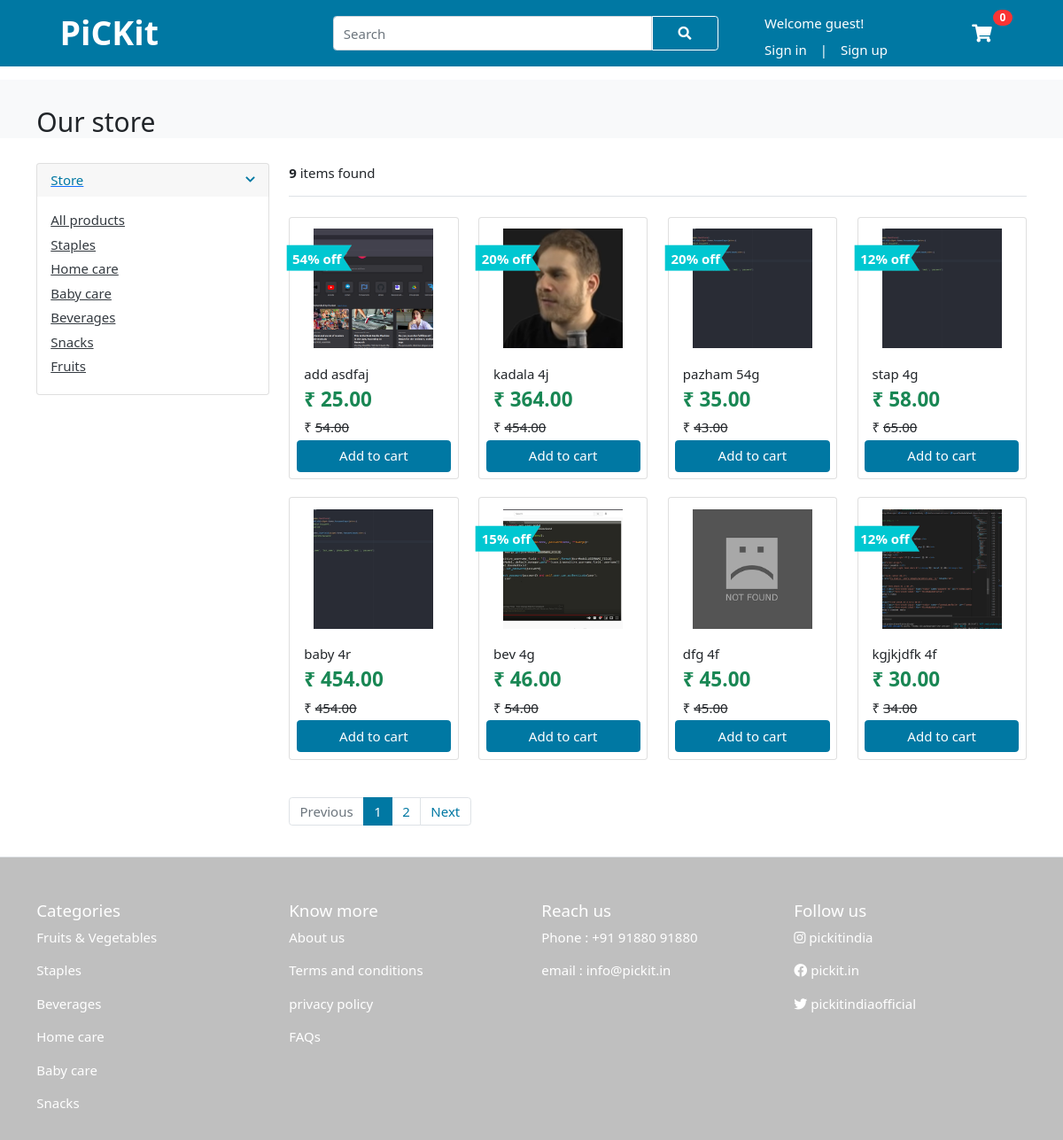
The page /store/ on the database as committed earlier.
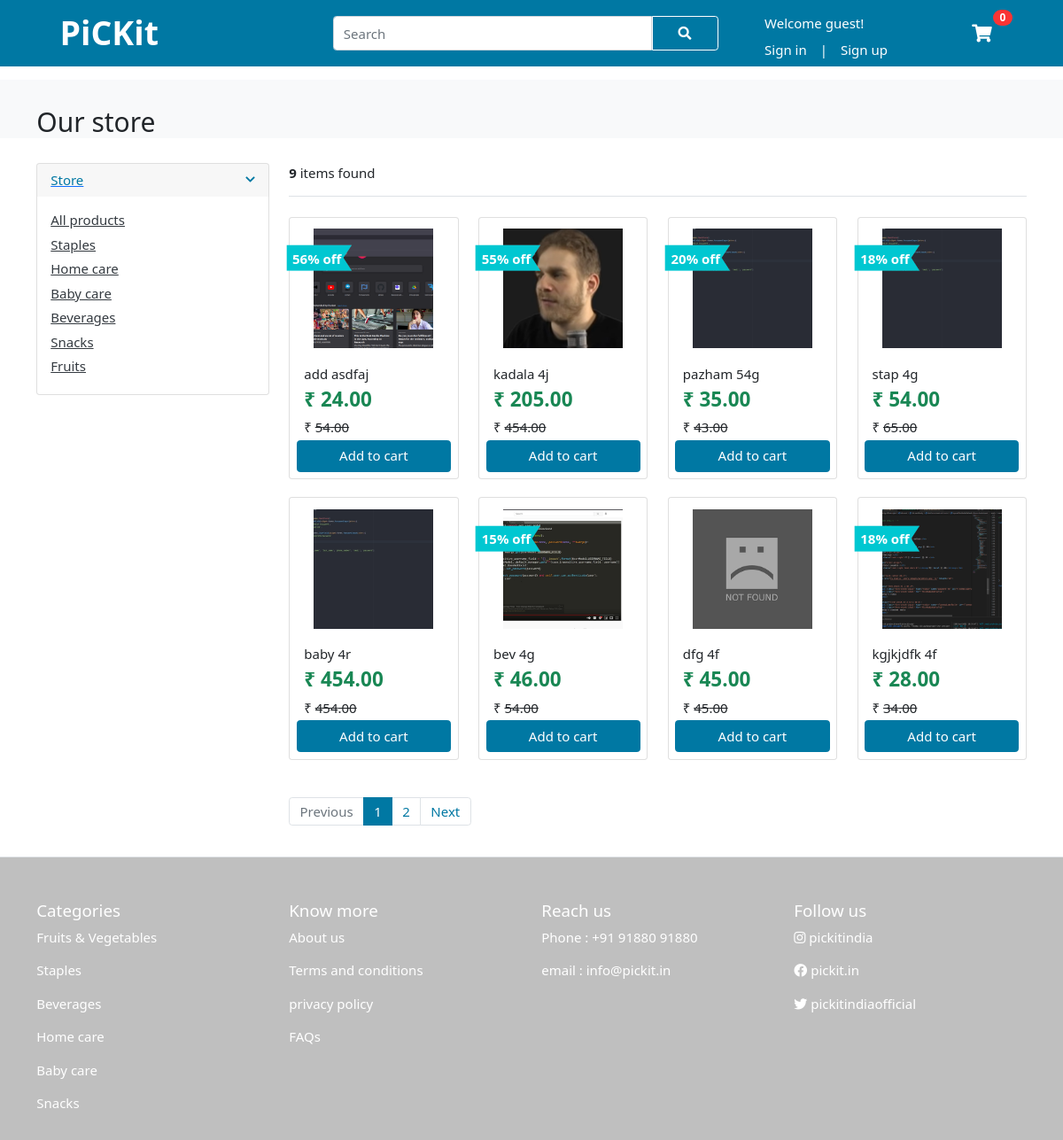
The same page on the database as committed later.
### vendor/models.py (models this page shows, shortened)
class Product(models.Model):
    product_name    = models.CharField(max_length=100, unique=True)
    mrp             = models.IntegerField()
    offer           = models.IntegerField(default=0)
    quantity        = models.CharField(max_length=10)
    description     = models.TextField(blank=True)
    brand           = models.ForeignKey(Brand, on_delete=models.CASCADE)
    category        = models.ForeignKey(Category, on_delete=models.CASCADE)
    image_1         = models.ImageField(upload_to = 'photos/products/primary')
    image_2         = models.ImageField(upload_to = 'photos/products/secondary')
    image_3         = models.ImageField(upload_to = 'photos/products/secondary', blank = True)
    image_4         = models.ImageField(upload_to = 'photos/products/secondary', blank = True)
    added_at        = models.DateTimeField(auto_now_add=True)
    modified_at     = models.DateTimeField(auto_now=True)
    def selling_price(self):
        if (self.category.cat_offer > self.offer):
            selling_price = self.mrp * (1-(int(self.category.cat_offer)/100))
        else:
            selling_price = self.mrp * (1-(int(self.offer)/100))
        return ceil(selling_price)

class Category(models.Model):
    category_name   = models.CharField(max_length=50,unique=True)
    cat_image       = models.ImageField(upload_to = 'photos/categories')
    cat_offer       = models.IntegerField(default=0)
    time_added      = models.DateTimeField(auto_now_add=True)

### user/views.py (the view)
# urls.py: path('store/',views.store,name='store'),
def store(request):
    categories = Category.objects.all()
    products = Product.objects.all()
    product_count = products.count()
    paginator = Paginator(products,8)
    page = request.GET.get('page')
    paged_products = paginator.get_page(page)
    context = {'products':paged_products, 'product_count':product_count,'categories':categories}
    return render(request,'user/store.html',context)

### user/context_processors.py (called while the page is built)
def menu_links(request):
    links = Category.objects.all()
    return dict(links=links)

def counter(request):
    cart_count = 0
    if 'admin' in request.path:
        return {}
    else:
        try:
            cart = Cart.objects.filter(cart_id = _cart_id(request))
            if request.user.is_authenticated:
                cart_items = CartItem.objects.all().filter(user= request.user)
            else:
                cart_items = CartItem.objects.all().filter(cart=cart[:1])
            for cart_item in cart_items:
                cart_count += cart_item.quantity
        except Cart.DoesNotExist:
            cart_count = 0
    return dict(cart_count = cart_count)

### user/views.py (called while the page is built)
def _cart_id(request):
    cart = request.session.session_key
    if not cart:
        cart = request.session.create()
    return cart

### templates/user/store.html (shortened to what the changed rows need)
{% extends 'user/base.html' %}
{% load static %}
{% block content %}
<section class="section-pagetop bg">
    <div class="container">
        <h2 class="title-page">Our store</h2>
    </div>
</section>
<section class="section-content padding-yy">
    <div class="container">
        <div class="row">
            <main class="col-lg-9">
                <div class="row">
                    {% for product in products %}
                    <div class="col-6 col-sm-6 col-md-4 col-lg-4 col-xl-3 card-outer">
                        {% if product.offer > 0 or product.category.cat_offer > 0 %}
                        <div class="offer-flag-div"><img src="{% static 'users/images/offer-flag.png' %}" alt=""></div>
                        <div class="offer-tag">
                            {% if product.offer > product.category.cat_offer %}
                            <p>{{ product.offer }}% off</p>
                            {% else %}
                            <p>{{ product.category.cat_offer }}% off</p>
                            {% endif %}
                        </div>
                        {% endif %}
                        <div class="card card-product-grid">
                            <div class="card-image-div">
								{% if product.image_1 %}
								<a href="{% url 'product' product.id %}" class="img-wrap"> <img src="{{ product.image_1.url }}">
								</a>
								{% else %}
								<a href="{% url 'product' product.id %}" class="img-wrap"> <img src="{% static 'users/images/image-not-found.png' %}">
								</a>
								{% endif %}
							</div>
                            <figcaption class="info-wrap">
                                <p class="title">{{ product.product_name }} {{ product.quantity }}</p>
                                <h4 class="price mt-1 text-success">₹ {{ product.selling_price }}.00</h4>
                                <p class="">₹ <s>{{ product.mrp }}.00</s></p>
                            </figcaption>
                            <button onclick="addToCart('{{product.id}}')"
                                class="btn btn-major mr-2 ml-2 mb-2 add-to-cart-btn"
                                id="{{ product.id }}{{ product.id }}">Add to
                                cart</button>
                        </div>
                    </div>
                    {% endfor %}
                </div>
            </main>
        </div>
    </div>
</section>
{% endblock %}

Rows that differ between the two databases and show on the page:
changed Product "add": offer "54" → "56"; selling_price "25" → "24"
changed Product "kadala": offer (not shown) → "55"; selling_price "364" → "205"; category.cat_offer "20" → (not shown)
changed through a linked row, Product "stap": category.cat_offer "12" → "18"; selling_price "58" → "54"
changed through a linked row, Product "kgjkjdfk": category.cat_offer "12" → "18"; selling_price "30" → "28"
